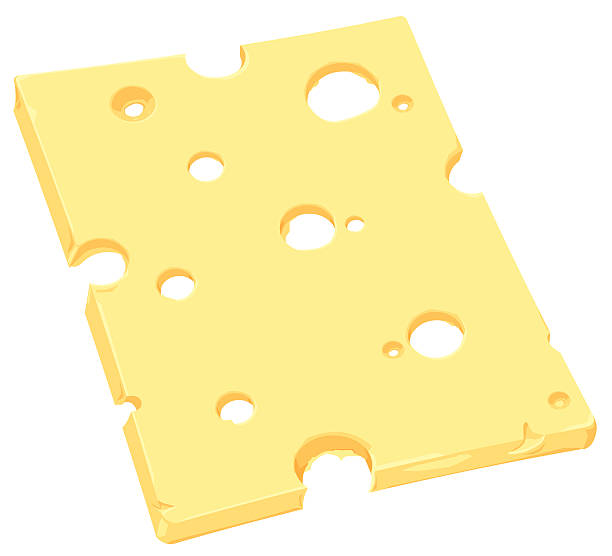
#> input picture EdgeDetection/gruyere.jpg, 612 x 556 px
$ python contour.py
#> lines starting #> are read from the running program, lines starting #| are printed output that depends on the picture; after the words box and inside, x2 and y2 are one past the last pixel; in counts of white or black regions, pixels touching at a corner belong together
import cv2
import matplotlib.pyplot as plt
from tkinter import Tk, filedialog


def main():
    root = Tk()
    root.withdraw()
    path = filedialog.askopenfilename()
#> the answer given: gruyere.jpg
    plt.subplot(121)
    plt.imshow(cv2.imread(path))
    plt.subplot(122)
    plt.imshow(edges(path, 250), cmap='grey')
    plt.show()


def edges(path : str, seuil : int = 50) -> list[list]:
    '''
    Réalise la détection de contour de l'image dont le chemin d'accès est path
    le paramètre seuil réprésente la précision de la détection.
    Si il y a du bruit sur le résultat il faut ausgmenter le seuil
    Si les contours ne sont pas détectés, il faut baisser le paramètre
    '''
#> called with path = 'gruyere.jpg', seuil = 250
    # Charger l'image en niveaux de gris
    image = cv2.imread(path, 0)
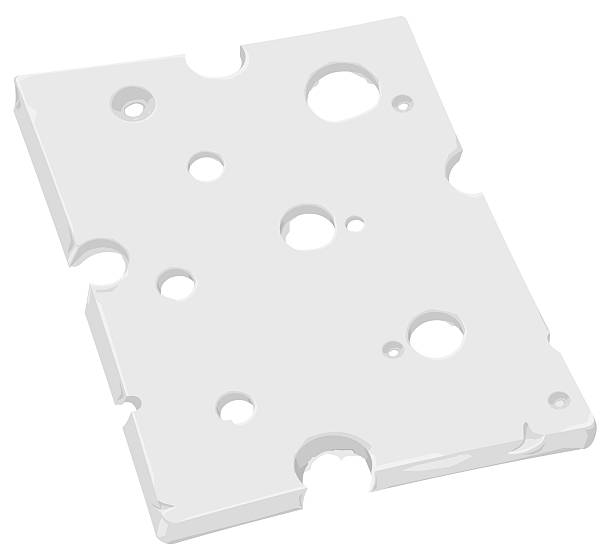
#> image: shape (556, 612); min 153, max 255, mean 241.8
    # Appliquer la détection de contours avec Canny
    edges_image = cv2.Canny(image, seuil, seuil)
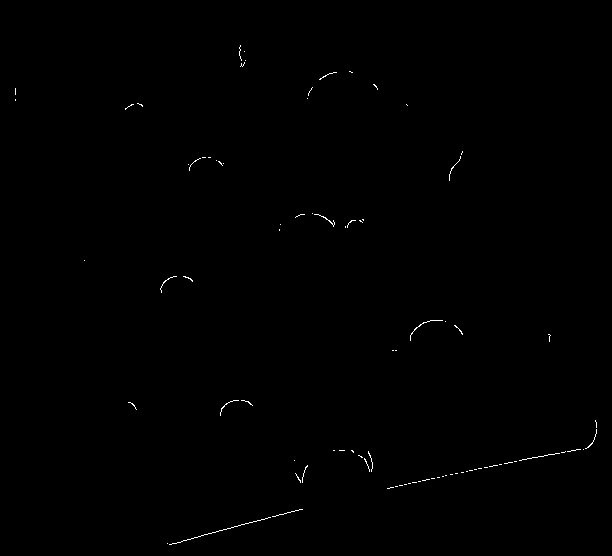
#> edges_image: shape (556, 612); 0.24% white in thin lines or dots, all inside (x1, y1, x2, y2) = (15, 45, 597, 545)
    #le premier seuil élimine lespixel dont gradient lui est inférieur : le bruit
    #le second classe ceux dont le gradient lui est supérieu en contour-fort
    #entre les deux ce sont les contours-faible

    # Inverser les couleurs pour afficher les contours en noir
    edges_image = cv2.bitwise_not(edges_image)

    # Binariser l'image pour avoir les contours en noir et le reste en blanc
    ret, edges_image = cv2.threshold(edges_image, 0, 255, cv2.THRESH_BINARY)

    return edges_image


if __name__ == '__main__':
    main()
#> in main, `plt.show()`:
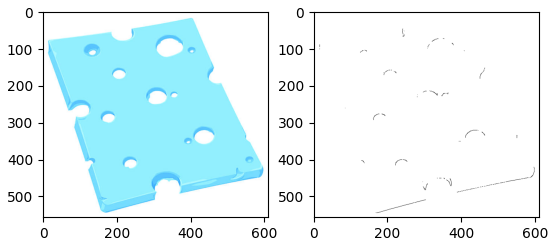
#> figure drawn by matplotlib, 2 panels; B, G, R data is drawn as R, G, B
